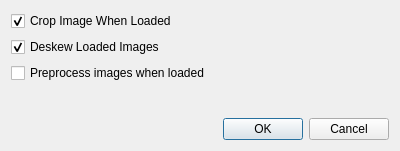
<?xml version="1.0" encoding="UTF-8"?>
<ui version="4.0">
 <class>AdvancedConfigDialog</class>
 <widget class="QDialog" name="AdvancedConfigDialog">
  <property name="geometry">
   <rect>
    <x>0</x>
    <y>0</y>
    <width>400</width>
    <height>151</height>
   </rect>
  </property>
  <property name="windowTitle">
   <string>Advanced Settings</string>
  </property>
  <layout class="QVBoxLayout" name="verticalLayout_2">
   <item>
    <layout class="QVBoxLayout" name="verticalLayout">
     <item>
      <widget class="QCheckBox" name="checkBox">
       <property name="text">
        <string>Crop Image When Loaded</string>
       </property>
       <property name="checked">
        <bool>true</bool>
       </property>
      </widget>
     </item>
     <item>
      <widget class="QCheckBox" name="checkBox_2">
       <property name="text">
        <string>Deskew Loaded Images</string>
       </property>
       <property name="checked">
        <bool>true</bool>
       </property>
      </widget>
     </item>
     <item>
      <widget class="QCheckBox" name="checkBox_3">
       <property name="text">
        <string>Preprocess images when loaded</string>
       </property>
      </widget>
     </item>
     <item>
      <spacer name="verticalSpacer">
       <property name="orientation">
        <enum>Qt::Vertical</enum>
       </property>
       <property name="sizeHint" stdset="0">
        <size>
         <width>20</width>
         <height>40</height>
        </size>
       </property>
      </spacer>
     </item>
     <item>
      <widget class="QDialogButtonBox" name="buttonBox">
       <property name="orientation">
        <enum>Qt::Horizontal</enum>
       </property>
       <property name="standardButtons">
        <set>QDialogButtonBox::Cancel|QDialogButtonBox::Ok</set>
       </property>
      </widget>
     </item>
    </layout>
   </item>
  </layout>
 </widget>
 <resources/>
 <connections>
  <connection>
   <sender>buttonBox</sender>
   <signal>accepted()</signal>
   <receiver>AdvancedConfigDialog</receiver>
   <slot>accept()</slot>
   <hints>
    <hint type="sourcelabel">
     <x>248</x>
     <y>254</y>
    </hint>
    <hint type="destinationlabel">
     <x>157</x>
     <y>274</y>
    </hint>
   </hints>
  </connection>
  <connection>
   <sender>buttonBox</sender>
   <signal>rejected()</signal>
   <receiver>AdvancedConfigDialog</receiver>
   <slot>reject()</slot>
   <hints>
    <hint type="sourcelabel">
     <x>316</x>
     <y>260</y>
    </hint>
    <hint type="destinationlabel">
     <x>286</x>
     <y>274</y>
    </hint>
   </hints>
  </connection>
 </connections>
</ui>
